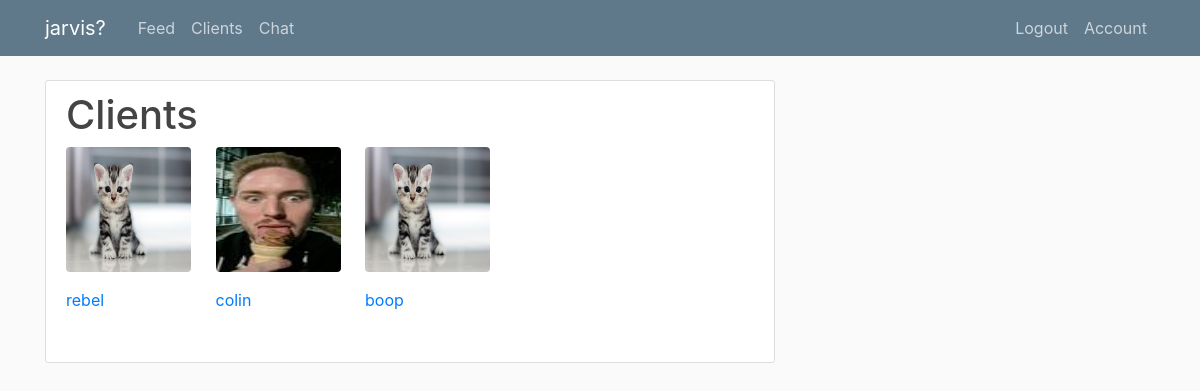
/clients (signed in), run on the app's committed database.
### flaskblog/models.py (models this page shows, shortened)
class User(db.Model, UserMixin, Base):
	id = db.Column(db.Integer, primary_key=True)
	username = db.Column(db.String(20), unique=True, nullable=False)
	email = db.Column(db.String(120), unique=True, nullable=False)
	image_file=db.Column(db.String(20), nullable=False, default='default.jpg')
	password = db.Column(db.String(60), nullable=False)
	messages=db.relationship('Message',backref='author',lazy=True)
	coach_id = db.Column(db.Integer, db.ForeignKey('user.id'))
	clients = db.relationship("User", backref=db.backref('coach', remote_side=[id]))
	is_client=db.Column(db.Boolean, default=False)
	images=db.relationship('Image', backref='client',lazy=True)

### flaskblog/coaches/routes.py (the view)
@coaches.route("/clients")
@login_required
def view_clients():
	clients=User.query.filter_by(coach=current_user)
	return render_template('clients.html', clients=clients)

### flaskblog/models.py (called while the page is built)
@login_manager.user_loader
def load_user(user_id):
	return User.query.get(int(user_id))

### flaskblog/templates/clients.html
{% extends "layout.html" %}
{% block content %}
	<div class="content-section">
	  <div class="media">
	      <h2 class="account-heading">Clients</h2>
	  </div>
	  <div>
	  	{% for client in clients %}
	  	<figure style="display: inline-block;">
          <a class="mr-2" href="{{ url_for('clients.client_progress', username=client.username )}}">
          	<img class="account-img rounded" src="{{ url_for('static', filename='profile_pics/' + client.image_file) }}">
          	<figcaption> {{ client.username }}</figcaption>
          </a>
         </figure>
		{% endfor %}
	  </div>
	</div>
{% endblock content %}

### flaskblog/static/main.css (style rules this page uses)
body { background: #fafafa; color: #333333; margin-top: 5rem; }
h1, h2, h3, h4, h5, h6 { color: #444444; }
.content-section { background: #ffffff; padding: 10px 20px; border: 1px solid #dddddd; border-radius: 3px; margin-bottom: 20px; }
.account-img { height: 125px; width: 125px; margin-right: 20px; margin-bottom: 16px; }
.account-heading { font-size: 2.5rem; }

### data on the page
User: image_file (placeholder picture), username "rebel"
User: image_file (picture), username "colin"
User: image_file (placeholder picture), username "boop"
